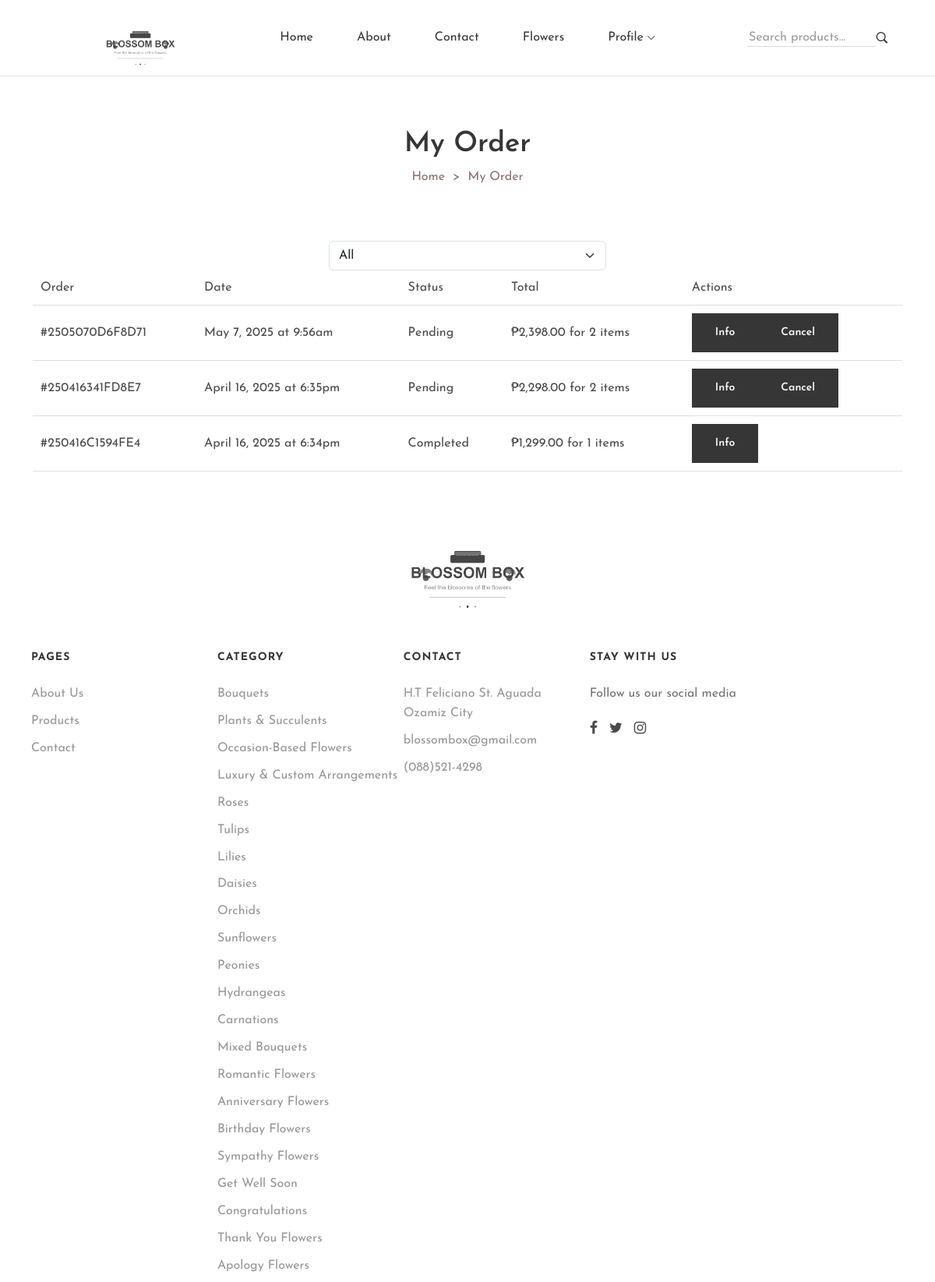
Screenshot of /orders.php (signed in, upper part) with the database file from the repository.
### tables this page shows
CREATE TABLE `orders` (
  `order_id` varchar(15) NOT NULL,
  `userid` int(11) NOT NULL,
  `order_datetime` datetime NOT NULL,
  `status` varchar(15) NOT NULL
);

CREATE TABLE `category` (
  `category_id` int(11) NOT NULL,
  `category_name` varchar(100) DEFAULT NULL
);

### orders.php (the view, shortened to what this page needs)
<?php include('layouts/header.php') ?>
<div class="breadcrumb-section">
    <div class="container-fluid custom-container">
        <div class="breadcrumb-wrapper text-center">
            <h2 class="breadcrumb-wrapper__title">My Order</h2>
            <ul class="breadcrumb-wrapper__items justify-content-center">
                <li><a href="/">Home</a></li>
                <li><span>My Order</span></li>
            </ul>
        </div>
    </div>
</div>
<div class="container">
            <form action="" method="get">
            <div class="row d-flex justify-content-center">
                <div class="col-md-4">
                    <select class="form-select" name="status" onchange="this.form.submit()">
                        <option value="">All</option>
                    </select>
                </div>
            </div>
        </form>
    <div class="my-account-orders">
        <div class="my-account-table table-responsive">
            <table class="table">
                <thead>
                    <tr>
                        <th>
                            <span>Order</span>
                        </th>
                        <th>
                            <span>Date</span>
                        </th>
                        <th>
                            <span>Status</span>
                        </th>
                        <th>
                            <span>Total</span>
                        </th>
                        <th>
                            <span>Actions</span>
                        </th>
                    </tr>
                </thead>
                <?php
                if (isset($_SESSION['userid'])) {
                            $base_query = "SELECT
                orders.order_id,
                orders.order_datetime,
                orders.status,
                COUNT(orderdetail.order_id) AS item_count,
                SUM(orderdetail.price_each) AS total_price
            FROM
                orders
            JOIN
                orderdetail
            ON
                orders.order_id = orderdetail.order_id
            WHERE
                orders.userid = ?
            ";
                            $params = [$userid];
                            $param_types = "i";
                            $base_query .= " GROUP BY
                orders.order_id,
                orders.order_datetime,
                orders.status ORDER BY orders.status DESC, orders.order_datetime DESC";
                            $stmt = $conn->prepare($base_query);
                            $stmt->bind_param($param_types, ...$params);
                            $stmt->execute();
                            $cart_result = $stmt->get_result();
                ?>
                    <tbody>
                        <?php while ($row = $cart_result->fetch_assoc()) {
                            $order_id = $row['order_id'];
                            $order_datetime = $row['order_datetime'];
                            $timestamp = strtotime($order_datetime);
                            $formatted_date = date('F j, Y \a\t g:ia', $timestamp);
                            $status = $row['status'];
                            $item_count = $row['item_count'];
                            $total_price = number_format($row['total_price'], 2);
                         ?>
                            <tr>
                                <td>
                                    <a href="#">#<?= $order_id ?></a>
                                </td>
                                <td>
                                    <time><?= $formatted_date ?></time>
                                </td>
                                <td><?= $status ?></td>
                                <td>
                                    <span>₱<?= $total_price ?></span>
                                    for <?= $item_count ?> items
                                </td>
                                <td>
                                    <div class="btn-group">
                                        <button type="button" class="btn btn-info" data-bs-toggle="modal" data-bs-target="#track<?= $row['order_id'] ?>">Info</button>
                                        <?php
                                        if ($row['status'] == 'Pending') { ?>
                                            <button type="button" class="btn btn-danger" data-bs-toggle="modal" data-bs-target="#delete<?= $row['order_id'] ?>">Cancel</button>
                                        <?php   }
                                        ?>
                                    </div>
                                </td>
                            </tr>
                        <?php } ?>
                    </tbody>
                <?php
                } else {
                    echo '<meta http-equiv="refresh" content="0;url=login-register.php">';
                    exit;
                }
                ?>
            </table>
        </div>
    </div>
</div>
<?php include('layouts/footer.php') ?>

### layouts/footer.php (shortened to what this page needs)
</main>
<footer class="footer-section">
    <div class="container-fluid custom-container">
        <div class="footer-main">
            <div class="footer-col-1 align-self-center">
                <div class="footer-about text-xxl-start text-center mx-xxl-0 mx-auto">
                    <a class="logo justify-content-xxl-start justify-content-center" href="#">
                        <img src="icon/logo.png" alt="Logo"  height="100" />
                    </a>
                </div>
            </div>
            <div class="footer-col-2">
                <div class="footer-link">
                    <div class="footer-link__wrapper">
                        <h2 class="footer-title">Pages</h2>
                        <ul class="footer-link__list">
                            <li><a href="about.php">About Us</a></li>
                            <li><a href="products.php">Products</a></li>
                            <li><a href="contact.php">Contact</a></li>
                        </ul>
                    </div>
                    <div class="footer-link__wrapper">
                        <h2 class="footer-title">Category</h2>
                        <ul class="footer-link__list">
                            <?php
                            $category_query = "SELECT category_name FROM category";
                            $category_result = mysqli_query($conn, $category_query);
                            while ($category = mysqli_fetch_assoc($category_result)) {
                                echo '<li><a href="flowers.php?category[]=' . urlencode($category['category_name']) . '">' . htmlspecialchars($category['category_name']) . '</a></li>';
                            }
                            ?>
                        </ul>
                    </div>
                    <div class="footer-link__wrapper">
                        <h2 class="footer-title">Contact</h2>
                        <ul class="footer-link__list">
                            <li>
                                <span>
                                H.T Feliciano St. Aguada <br> Ozamiz City
                            </span>
                            </li>
                            <li>
                                <a href="mailto:info@example.com">
                                    blossombox@gmail.com
                                </a>
                            </li>
                            <li>
                                <a href="tel:626997-4298">(088)521-4298</a>
                            </li>
                        </ul>
                    </div>
                </div>
            </div>
            <div class="footer-col-3">
                    <div class="footer-newsletter">
                        <h2 class="footer-title">Stay with us</h2>
                        <div class="footer-newsletter__form">
                            <p>
                                Follow us our social media
                            </p>
                            <ul class="footer-newsletter__social">
                                <li>
                                    <a href="#" aria-label="facebook">
                                        <i class="lastudioicon-b-facebook"></i>
                                    </a>
                                </li>
                                <li>
                                    <a href="#" aria-label="twitter">
                                        <i class="lastudioicon-b-twitter"></i>
                                    </a>
                                </li>
                                <li>
                                    <a href="#" aria-label="instagram">
                                        <i class="lastudioicon-b-instagram"></i>
                                    </a>
                                </li>
                            </ul>
                        </div>
                    </div>
                </div>
        </div>
    </div>
</footer>
</body>
</html>

### rows the page displays
orders: order_id "2505070D6F8D71", order_datetime "May 7, 2025 at 9:56am", status "Pending", total_price "2,398.00", item_count "2"
orders: order_id "250416341FD8E7", order_datetime "April 16, 2025 at 6:35pm", status "Pending", total_price "2,298.00", item_count "2"
orders: order_id "250416C1594FE4", order_datetime "April 16, 2025 at 6:34pm", status "Completed", total_price "1,299.00", item_count "1"
category: category_name "Bouquets"
category: category_name "Plants & Succulents"
category: category_name "Occasion-Based Flowers"
category: category_name "Luxury & Custom Arrangements"
category: category_name "Roses"
category: category_name "Tulips"
category: category_name "Lilies"
category: category_name "Daisies"
category: category_name "Orchids"
category: category_name "Sunflowers"
category: category_name "Peonies"
category: category_name "Hydrangeas"
category: category_name "Carnations"
category: category_name "Mixed Bouquets"
category: category_name "Romantic Flowers"
category: category_name "Anniversary Flowers"
category: category_name "Birthday Flowers"
category: category_name "Sympathy Flowers"
category: category_name "Get Well Soon"
category: category_name "Congratulations"
category: category_name "Thank You Flowers"
category: category_name "Apology Flowers"
